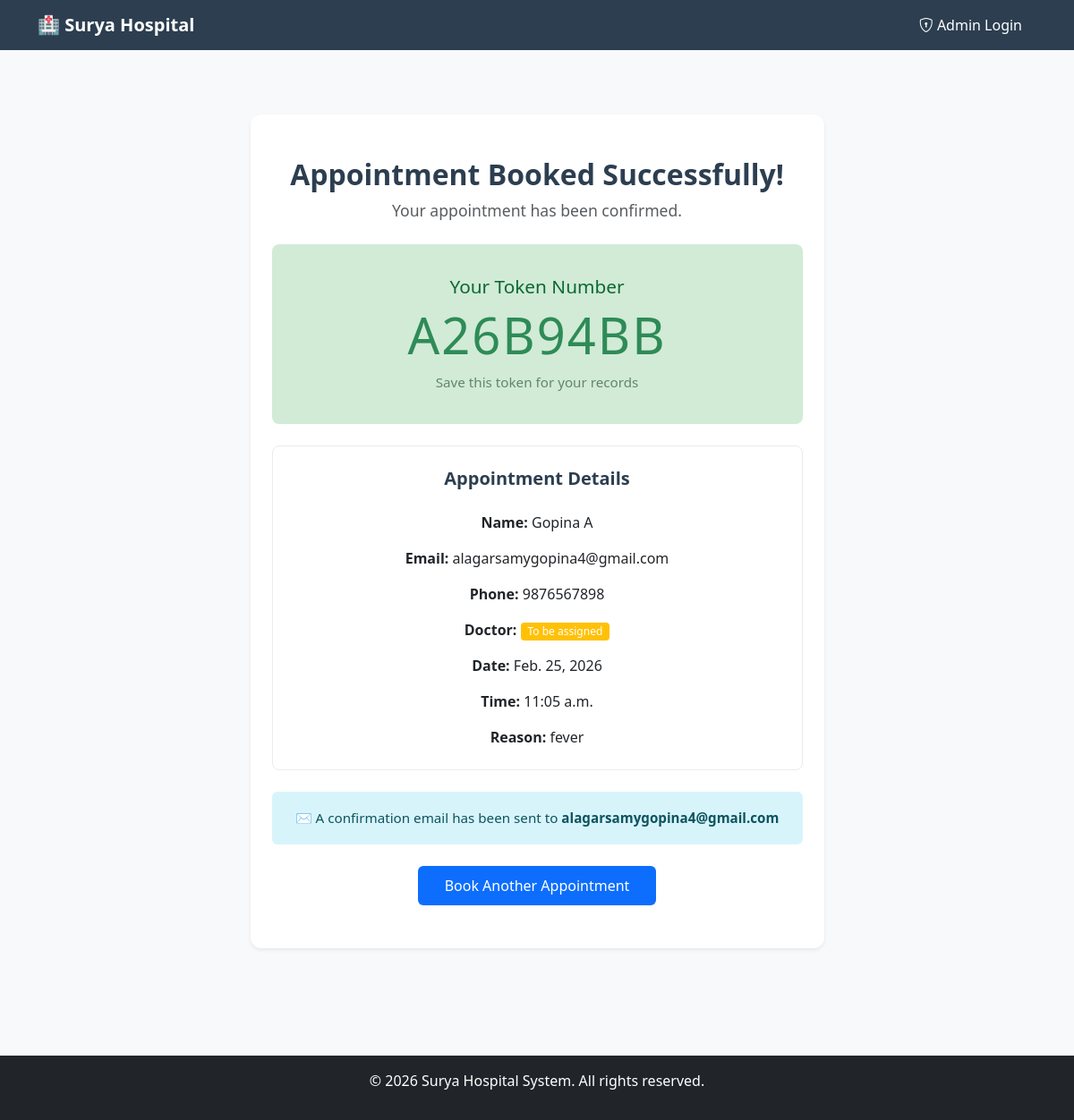
The page /appointments/success/2/ on the database its author committed.
### appointments/models.py (models this page shows, shortened)
class Appointment(models.Model):
    STATUS_CHOICES = [
        ('pending', 'Pending / Waiting'),
        ('completed', 'Completed'),
        ('cancelled', 'Cancelled'),
    ]
    patient_name = models.CharField(max_length=100)
    patient_email = models.EmailField()
    patient_phone = models.CharField(max_length=20)
    doctor = models.ForeignKey(Doctor, on_delete=models.SET_NULL, null=True, blank=True)
    appointment_date = models.DateField()
    appointment_time = models.TimeField()
    reason = models.TextField()
    status = models.CharField(max_length=20, choices=STATUS_CHOICES, default='pending')
    token_number = models.CharField(max_length=20, editable=False, null=True, blank=True)
    created_at = models.DateTimeField(auto_now_add=True)
    class Meta:
        ordering = ['-appointment_date']

### appointments/views.py (the view)
# urls.py: path('success/<int:pk>/', views.appointment_success, name='appointment_success'),
def appointment_success(request, pk):
    try:
        appointment = Appointment.objects.get(id=pk)
    except Appointment.DoesNotExist:
        messages.error(request, 'Appointment not found')
        return redirect('appointments')
    context = {'appointment': appointment}
    return render(request, 'appointments/appointment_success.html', context)

### appointments/templates/appointments/appointment_success.html
{% extends 'home/base.html' %}
{% block content %}
<div class="container mt-5 mb-5">
    <div class="row justify-content-center">
        <div class="col-md-7">
            <div class="card border-0 shadow-sm" style="border-radius: 12px; background-color: #fff;">
                <div class="card-body p-0 text-center">
                    <div class="pt-5 px-4">
                        <h2 class="mb-2" style="font-weight: 600; color: #2c3e50;">Appointment Booked Successfully!</h2>
                        <p class="text-muted mb-4" style="font-size: 1.1rem;">Your appointment has been confirmed.</p>
                    </div>
                    <div class="mx-4 mb-4" style="background-color: #d1ebd6; padding: 35px 20px; border-radius: 8px;">
                        <h4 style="color: #0d6832; font-weight: 500; font-size: 1.3rem;">Your Token Number</h4>
                        <h1 style="font-size: 3.5rem; color: #2e8b57; font-weight: 300; letter-spacing: 2px;">{{ appointment.token_number }}</h1>
                        <p style="color: #63856d; font-size: 0.95rem; margin-bottom: 0;">Save this token for your records</p>
                    </div>
                    <div class="card mx-4 mb-4 border" style="border-radius: 8px; border-color: #e9ecef !important; box-shadow: none;">
                        <div class="card-body p-4">
                            <h5 style="font-weight: 600; color: #2c3e50; margin-bottom: 25px;">Appointment Details</h5>
                            <div style="font-size: 1rem; color: #212529;">
                                <p class="mb-3"><strong>Name:</strong> {{ appointment.patient_name }}</p>
                                <p class="mb-3"><strong>Email:</strong> {{ appointment.patient_email }}</p>
                                <p class="mb-3"><strong>Phone:</strong> {{ appointment.patient_phone }}</p>
                                {% if appointment.doctor %}
                                <p class="mb-3"><strong>Doctor:</strong> {{ appointment.doctor.name }}</p>
                                {% else %}
                                <p class="mb-3"><strong>Doctor:</strong> <span class="badge bg-warning text-white px-2 py-1" style="border-radius: 4px; font-weight: normal;">To be assigned</span></p>
                                {% endif %}
                                <p class="mb-3"><strong>Date:</strong> {{ appointment.appointment_date }}</p>
                                <p class="mb-3"><strong>Time:</strong> {{ appointment.appointment_time }}</p>
                                <p class="mb-0"><strong>Reason:</strong> {{ appointment.reason }}</p>
                            </div>
                        </div>
                    </div>
                    <div class="mx-4 mb-4" style="background-color: #d8f4fb; padding: 18px; border-radius: 6px;">
                        <p class="mb-0" style="color: #0c5460; font-size: 0.95rem;">✉️ A confirmation email has been sent to <strong>{{ appointment.patient_email }}</strong></p>
                    </div>
                    <div class="pb-5">
                        <a href="{% url 'appointments' %}" class="btn btn-primary btn-lg" style="border-radius: 6px; padding: 10px 30px; font-size: 1rem; background-color: #0d6efd; border: none; font-weight: 500;">
                            Book Another Appointment
                        </a>
                    </div>
                </div>
            </div>
        </div>
    </div>
</div>
{% endblock %}

### home/templates/home/base.html (style rules this page uses)
body { background-color: #f8f9fa; }

### rows shown on the page
Appointment: token_number "A26B94BB", patient_name "Gopina A", patient_email "alagarsamygopina4@gmail.com", patient_phone "9876567898", appointment_date "Feb. 25, 2026", appointment_time "11:05 a.m.", reason "fever"
